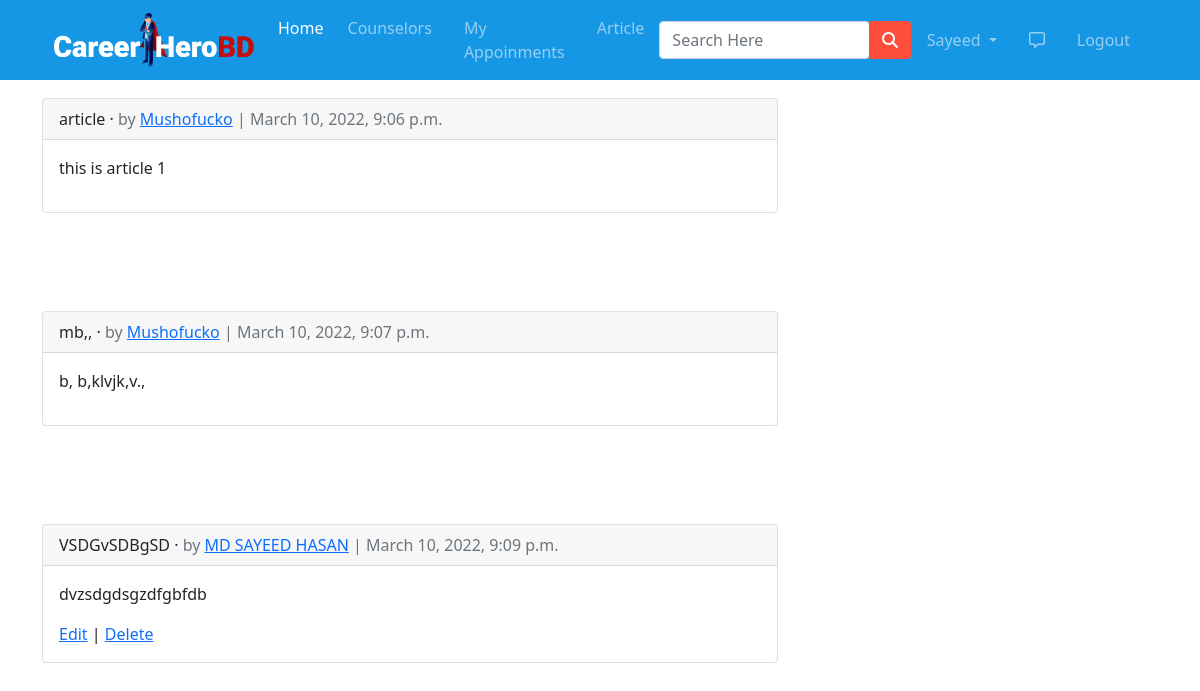
The page /article_list/ (signed in) on the database its author committed.
### app/models.py (models this page shows, shortened)
class User(AbstractUser):
  is_counselor= models.BooleanField(default=False)
  is_student = models.BooleanField(default=False)

class Article(models.Model):
  author = models.ForeignKey(Counselor,on_delete=models.CASCADE)
  title = models.CharField(max_length=70)
  body = models.TextField()
  date = models.DateTimeField(auto_now_add=True)

class Counselor(models.Model):
  user = models.ForeignKey(settings.AUTH_USER_MODEL,on_delete=models.CASCADE)
  name=models.CharField(max_length=30,blank=True,null=True)
  email = models.EmailField(max_length=40,blank=True,null=True)
  mobile = models.IntegerField(blank=True,null=True)
  image = models.ImageField(upload_to='images/',null=True,blank=True)
  designation = models.CharField(max_length=30,blank=True,null=True)
  institute = models.CharField(max_length=30,blank=True,null=True)
  category = models.CharField(max_length=50,choices=CATEGORIES,null=True,blank=True)
  address = models.CharField(max_length=100,blank=True,null=True)
  counselling_experience = models.IntegerField(blank=True,null=True)
  description = models.TextField(max_length=2000,blank=True,null=True)
  per_session_fee = models.IntegerField(blank=True,null=True)

### app/views.py (the view)
# urls.py: path('article_list/', ArticleListView.as_view(), name='article_list'),
class ArticleListView(LoginRequiredMixin,ListView):
  model = Article
  template_name = 'app/article_list.html'
  login_url = 'login'

### app/templates/app/article_list.html (shortened to what this page needs)
{% extends 'app/base.html' %}
{% load crispy_forms_tags %}
{% block main-content %}
  {% for article in object_list %}
  <div class="container my-5" style="padding-top: 50px;">
    <div class="row">
      <div class="col-md-8">
        <div class="card">
          <div class="card-header">
            <span class="font-weight-bold">{{ article.title }}</span> &middot;
            <span class="text-muted">by <a href="{% url 'counselor_profile' article.author.id %}">{{ article.author.name }}</a> | {{ article.date }}</span>
          </div>
          <div class="card-body">
            <p>{{ article.body }}</p>
            {% if article.author.user.pk == request.user.pk %}
            <a href="{% url 'article_edit' article.pk %}">Edit</a> |
            <a href="{% url 'article_delete' article.pk %}">Delete</a>
            {% endif %}
          </div>
        </div>
      </div>
    </div>
  </div>
    {% endfor %}
{% endblock main-content %}

### app/templates/app/base.html (shortened to what this page needs)
<!DOCTYPE html>
{% load static %}
<html lang="en">
<head>
  <link rel="stylesheet" href="{% static 'app/css/style.css' %}">
  <link href="https://cdn.jsdelivr.net/npm/bootstrap@5.0.0-beta1/dist/css/bootstrap.min.css" rel="stylesheet"
>
  <link rel="stylesheet" href="https://stackpath.bootstrapcdn.com/font-awesome/4.7.0/css/font-awesome.min.css">
  <link rel="stylesheet" href="{% static 'app/css/owl.carousel.min.css' %}">
  <link rel="stylesheet" href="{% static 'app/css/all.min.css' %}">
  <link rel="stylesheet" href="https://cdnjs.cloudflare.com/ajax/libs/animate.css/3.7.2/animate.css">
</head>
<body>
  <div class="row">
    <div class="col-sm-12 col-md-12 col-lg-12">
      <nav id="nav" class="navbar navbar-expand-lg navbar-dark  fixed-top" style="background-color: #1597E5;">
        <div class="container">
          <a class="navbar-brand" href="/" ><img src="{% static 'images/nav/logo.png' %}" alt="" style="width: 200px;"></a>
          <div class="collapse navbar-collapse" id="navbarSupportedContent">
            <ul class="navbar-nav me-auto mb-2 mb-lg-0">
              <li class="nav-item">
                <a class="nav-link active" aria-current="page" href="/">Home</a>
              </li>
              <li class="nav-item mx-2">
                <a href="{% url 'counselor' %}" class="nav-link">Counselors</a>
              </li>
              {% if request.user.is_authenticated %}
              <li class="nav-item mx-2">
                <a href="{% url 'appoinment' %}" class="nav-link">My Appoinments</a>
              </li>
              {% endif %}
              <li class="nav-item mx-2">
                <a href="{% url 'article_list' %}" class="nav-link">Article</a>
              </li>
            </ul>
            <form class="d-flex input-group w-auto" method="POST" action="">
              <input type="search" class="form-control rounded" name="q" placeholder="Search Here" aria-label="Search"
                aria-describedby="search-addon" />
              <button type="submit" class="btn" style="background-color:#FF4D3B;"><i class="fas fa-search"
                  style="color: white;"></i></button>
            </form>
            <div>
              <ul class="navbar-nav me-auto mb-2 mb-lg-0">
                {% if request.user.is_authenticated %}
                <li class="nav-item dropdown mx-2">
                  <a class="nav-link dropdown-toggle" href="#" id="profileDropdown" role="button"
                    data-bs-toggle="dropdown" aria-expanded="false">
                    {{request.user.username|capfirst}}
                  </a>
                </li>
                <li class="nav-item mx-2">
                  <a href="" class="nav-link"><i class="far fa-comment-alt "></i></a>
                </li>
                <li class="nav-item mx-2">
                  <a href="{% url 'logout' %}" class="nav-link">Logout</a>
                </li>
                {% endif %}
              </ul>
            </div>
          </div>
        </div>
      </nav>
    </div>
  </div>
  {% block main-content %}
  {% endblock main-content %}
</body>
</html>

### rows shown on the page
User: user.username "Sayeed"
Article: title "article", author.name "Mushofucko", date "March 10, 2022, 9:06 p.m.", body "this is article 1"
Article: title "mb,,", author.name "Mushofucko", date "March 10, 2022, 9:07 p.m.", body "b, b,klvjk,v.,"
Article: title "VSDGvSDBgSD", author.name "MD SAYEED HASAN", date "March 10, 2022, 9:09 p.m.", body "dvzsdgdsgzdfgbfdb", shows "Edit"
